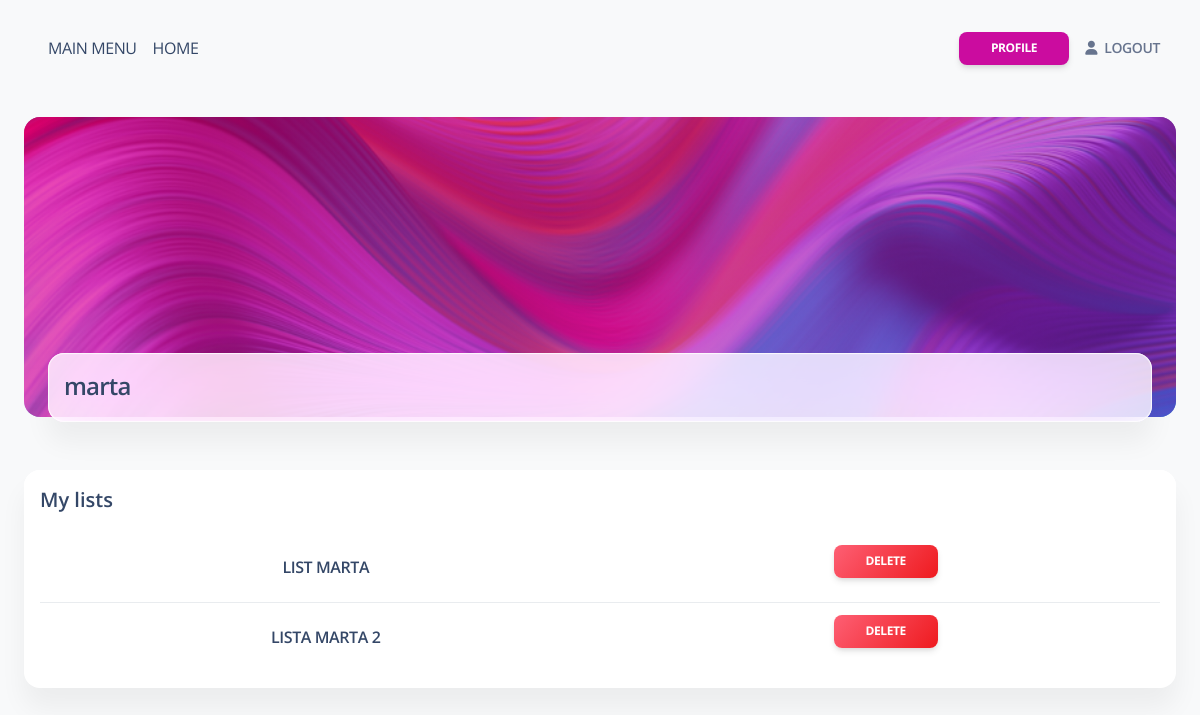
/accounts/profile/ (signed in), run on the app's committed database.
### eventlist/models.py (models this page shows, shortened)
class User(models.Model):
    user = models.OneToOneField(DjangoUser, on_delete=models.CASCADE)
    creation_date = models.DateField(auto_now_add=True)
    last_updated_date = models.DateTimeField(auto_now=True)

class EventList(models.Model):
    name = models.CharField(max_length=100, unique=True)
    creation_date = models.DateField(auto_now_add=True)
    last_updated_date = models.DateTimeField(auto_now=True)
    users = models.ManyToManyField(User, blank = True)

### eventlist/views.py (the view)
# urls.py: path('accounts/profile/', event_list_view.profile, name="profile"),
@login_required(login_url='/accounts/login/')
def profile(request):
    user, created = User.objects.get_or_create(user=request.user)
    if request.method == "GET":
        return render(
            request,
            "home/profile.html",
            {
                "profile": user,
            }
        )

### copia seguridad/eventlist/templates/home/profile.html (shortened to what this page needs)
{% extends 'layouts/base.html' %}
{% block content %}
  <div class="container-fluid">
    <div class="page-header min-height-300 border-radius-xl mt-4" style="background-image: url('/static/assets/img/curved-images/curved0.jpg'); background-position-y: 50%;">
      <span class="mask bg-gradient-primary opacity-6"></span>
    </div>
    <div class="card card-body blur shadow-blur mx-4 mt-n6 overflow-hidden">
      <div class="row gx-4">
        <div class="col-auto my-auto">
          <div class="h-100">
            <h4 class="mb-1">
              {{profile.user.username}}
            </h4>
          </div>
        </div>
      </div>
    </div>
  </div>
  <div class="container-fluid py-4">
    <div class="row">
      <div class="col-12 mt-4">
        <div class="card mb-4">
          <div class="card-header pb-0 p-3">
            <h5 class="mb-1">My lists</h5>
          </div>
          <div class="card-body p-3">
            <table class="table align-items-center mb-0">
              <tbody>
                  {% for list in profile.eventlist_set.all %}
                      <tr>
                          <td>
                              <div class="text-center">
                                  <span>
                                      <a class=" text-uppercase font-weight-bold mb-0" href="{% url 'list_events' list_name=list.name %}">{{ list.name }}</a>
                                  </span>
                              </div>
                          </td>
                          <td>
                              <div class="text-center">
                                  <span>
                                      <a class="text-uppercase btn bg-gradient-danger mt-1 btn-sm" href="{% url 'delete_list_confirmation' list_name=list.name %}">Delete</a>
                                  </span>
                              </div>
                          </td>
                      </tr>
                  {% endfor %}
              </tbody>
          </table>
          </div>
        </div>
      </div>
    </div>
  </div>
{% endblock content %}

### data on the page
User: user.username "marta"
EventList: name "LIST MARTA"
EventList: name "LISTA MARTA 2"
